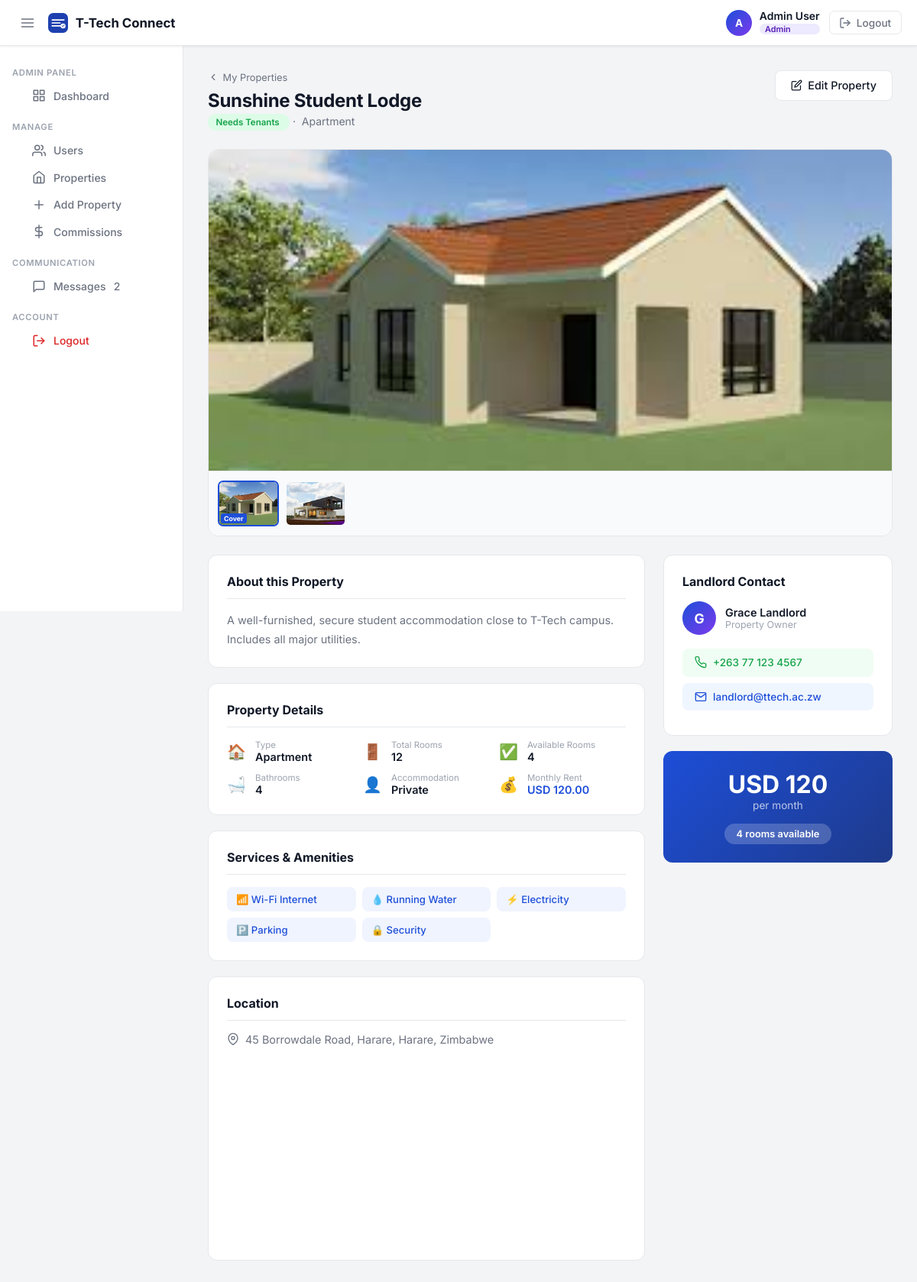
Screenshot of /landlord/property/1 (signed in) with the database file from the repository.
### tables this page shows
CREATE TABLE properties (
                id INTEGER PRIMARY KEY AUTOINCREMENT,
                landlord_id INTEGER NOT NULL,
                title TEXT NOT NULL,
                property_type TEXT DEFAULT 'apartment',
                description TEXT,
                status TEXT DEFAULT 'available',
                is_shared INTEGER DEFAULT 0,
                total_rooms INTEGER DEFAULT 1,
                available_rooms INTEGER DEFAULT 1,
                bathrooms INTEGER DEFAULT 1,
                price_per_month REAL NOT NULL,
                currency TEXT DEFAULT 'USD',
                address TEXT,
                city TEXT,
                country TEXT DEFAULT 'Zimbabwe',
                latitude REAL,
                longitude REAL,
                services TEXT DEFAULT '[]',
                contact_phone TEXT,
                contact_email TEXT,
                is_active INTEGER DEFAULT 1,
                created_at TIMESTAMP DEFAULT CURRENT_TIMESTAMP,
                updated_at TIMESTAMP DEFAULT CURRENT_TIMESTAMP, nearby_landmark TEXT DEFAULT '', student_friendly INTEGER DEFAULT 0,
                FOREIGN KEY (landlord_id) REFERENCES users(id)
            );

CREATE TABLE property_images (
                id INTEGER PRIMARY KEY AUTOINCREMENT,
                property_id INTEGER NOT NULL,
                filename TEXT NOT NULL,
                is_primary INTEGER DEFAULT 0,
                uploaded_at TIMESTAMP DEFAULT CURRENT_TIMESTAMP,
                FOREIGN KEY (property_id) REFERENCES properties(id)
            );

CREATE TABLE users (
                id INTEGER PRIMARY KEY AUTOINCREMENT,
                full_name TEXT NOT NULL,
                email TEXT UNIQUE NOT NULL,
                password_hash TEXT NOT NULL,
                role TEXT DEFAULT 'student',
                is_active INTEGER DEFAULT 1,
                created_at TIMESTAMP DEFAULT CURRENT_TIMESTAMP,
                last_login TIMESTAMP
            , phone TEXT, last_seen TIMESTAMP, google_id TEXT);

### Backend/app.py (the view)
@app.route('/landlord/property/<int:pid>')
@login_required
def property_view(pid):
    with get_db() as conn:
        prop = conn.execute(
            """SELECT p.*, u.full_name as landlord_name, u.id as landlord_user_id
               FROM properties p JOIN users u ON p.landlord_id = u.id
               WHERE p.id=? AND p.is_active=1""", (pid,)
        ).fetchone()
    if not prop:
        flash('Property not found.', 'error')
        return redirect(url_for('dashboard'))
    d = {**dict(prop), 'services': json.loads(prop['services'] or '[]'),
         'images': _get_images(pid)}
    d['commission'] = round(d['price_per_month'] * 0.05, 2)
    uid  = session['user_id']
    role = session.get('user_role')
    paid = True if role in ('landlord', 'admin') else has_paid(uid, pid)
    return render_template('property_view.html', prop=d, maps_key=GOOGLE_MAPS_API_KEY,
                           user_name=session.get('user_name'),
                           user_role=role,
                           user_email=session.get('user_email'),
                           current_user_id=uid,
                           has_paid=paid,
                           unread_count=get_unread_count(uid))

### Backend/app.py (called while the page is built)
def get_db():
    os.makedirs(os.path.dirname(DB_PATH), exist_ok=True)
    conn = sqlite3.connect(DB_PATH)
    conn.row_factory = sqlite3.Row
    return conn

def login_required(f):
    @wraps(f)
    def decorated(*args, **kwargs):
        if 'user_id' not in session:
            return redirect(url_for('login'))
        return f(*args, **kwargs)
    return decorated

def get_unread_count(user_id):
    with get_db() as conn:
        row = conn.execute("""
            SELECT COUNT(*) as cnt FROM messages m
            JOIN conversation_members cm
                ON m.conversation_id = cm.conversation_id AND cm.user_id = ?
            WHERE m.sender_id != ?
              AND (m.sent_at > cm.last_read_at OR cm.last_read_at IS NULL)
              AND m.is_deleted = 0
        """, (user_id, user_id)).fetchone()
        return row['cnt'] if row else 0

def _get_images(property_id):
    with get_db() as conn:
        rows = conn.execute(
            "SELECT * FROM property_images WHERE property_id=? ORDER BY is_primary DESC, uploaded_at ASC",
            (property_id,)
        ).fetchall()
    return [dict(r) for r in rows]

### Frontend/templates/property_view.html (shortened to what this page needs)
<!DOCTYPE html>
<html lang="en">
<head>
  <link rel="stylesheet" href="{{ url_for('static', filename='css/landlord.css') }}" />
  <link rel="stylesheet" href="{{ url_for('static', filename='css/property_form.css') }}" />
</head>
<body>
{% include '_topbar.html' %}
<div class="layout">
  {% include '_sidebar.html' %}
  <main class="page-main">
    <div class="page-header">
      <div>
        <a href="/landlord" class="back-crumb">
          <svg width="14" height="14" viewBox="0 0 24 24" fill="none" stroke="currentColor" stroke-width="2" stroke-linecap="round"><polyline points="15 18 9 12 15 6"/></svg>
          My Properties
        </a>
        <h1 class="page-title">{{ prop.title }}</h1>
        <p class="page-sub">
          <span class="status-badge status-{{ prop.status }}">
            {% if prop.status == 'available' %}Needs Tenants
            {% elif prop.status == 'occupied' %}Occupied
            {% elif prop.status == 'partial' %}Partially Occupied
            {% else %}Maintenance{% endif %}
          </span>
          &nbsp;·&nbsp; {{ prop.property_type|title }}
        </p>
      </div>
      {% if user_role in ('landlord','admin') %}
      <div class="header-actions">
        <a href="/landlord/property/{{ prop.id }}/edit" class="btn-outline">
          <svg width="15" height="15" viewBox="0 0 24 24" fill="none" stroke="currentColor" stroke-width="2" stroke-linecap="round"><path d="M11 4H4a2 2 0 0 0-2 2v14a2 2 0 0 0 2 2h14a2 2 0 0 0 2-2v-7"/><path d="M18.5 2.5a2.121 2.121 0 0 1 3 3L12 15l-4 1 1-4 9.5-9.5z"/></svg>
          Edit Property
        </a>
      </div>
      {% endif %}
    </div>
    {% if prop.images %}
    <div class="gallery-wrap">
      <div class="gallery-main">
        <img id="gallery-hero"
             src="{{ url_for('static', filename='uploads/properties/' + prop.images[0].filename) }}"
             alt="{{ prop.title }}" class="gallery-hero-img" />
      </div>
      {% if prop.images|length > 1 %}
      <div class="gallery-thumbs">
        {% for img in prop.images %}
        <div class="gallery-thumb {% if loop.first %}gallery-thumb--active{% endif %}"
             data-src="{{ url_for('static', filename='uploads/properties/' + img.filename) }}"
             onclick="gallerySelect(this)">
          <img src="{{ url_for('static', filename='uploads/properties/' + img.filename) }}"
               alt="Photo {{ loop.index }}" />
          {% if img.is_primary %}<span class="gallery-cover-badge">Cover</span>{% endif %}
        </div>
        {% endfor %}
      </div>
      {% endif %}
    </div>
    {% endif %}
    <div class="view-layout">
      <div class="view-main">
        {% if prop.description %}
        <div class="detail-card">
          <h3 class="detail-card-title">About this Property</h3>
          <p class="detail-desc">{{ prop.description }}</p>
        </div>
        {% endif %}
        <div class="detail-card">
          <h3 class="detail-card-title">Property Details</h3>
          <div class="spec-grid">
            <div class="spec-item">
              <span class="spec-icon">🏠</span>
              <div><span class="spec-label">Type</span><span class="spec-val">{{ prop.property_type|title }}</span></div>
            </div>
            <div class="spec-item">
              <span class="spec-icon">🚪</span>
              <div><span class="spec-label">Total Rooms</span><span class="spec-val">{{ prop.total_rooms }}</span></div>
            </div>
            <div class="spec-item">
              <span class="spec-icon">✅</span>
              <div><span class="spec-label">Available Rooms</span><span class="spec-val">{{ prop.available_rooms }}</span></div>
            </div>
            <div class="spec-item">
              <span class="spec-icon">🛁</span>
              <div><span class="spec-label">Bathrooms</span><span class="spec-val">{{ prop.bathrooms }}</span></div>
            </div>
            <div class="spec-item">
              <span class="spec-icon">{{ '👥' if prop.is_shared else '👤' }}</span>
              <div><span class="spec-label">Accommodation</span><span class="spec-val">{{ 'Shared' if prop.is_shared else 'Private' }}</span></div>
            </div>
            <div class="spec-item">
              <span class="spec-icon">💰</span>
              <div><span class="spec-label">Monthly Rent</span><span class="spec-val spec-price">{{ prop.currency }} {{ "%.2f"|format(prop.price_per_month) }}</span></div>
            </div>
          </div>
        </div>
        {% if prop.services %}
        <div class="detail-card">
          <h3 class="detail-card-title">Services & Amenities</h3>
          {% set service_map = {
            'wifi':'📶 Wi-Fi Internet','water':'💧 Running Water','electricity':'⚡ Electricity',
            'parking':'🅿️ Parking','security':'🔒 Security','laundry':'🫧 Laundry',
            'kitchen':'🍳 Kitchen','dstv':'📺 DSTV','garden':'🌿 Garden',
            'gym':'🏋️ Gym','cctv':'📷 CCTV','borehole':'🪣 Borehole'
          } %}
          <div class="services-view-grid">
            {% for svc in prop.services %}
            <div class="svc-view-item">{{ service_map.get(svc, svc|title) }}</div>
            {% endfor %}
          </div>
        </div>
        {% endif %}
        <div class="detail-card">
          <h3 class="detail-card-title">Location</h3>
          {% if user_role in ('admin', 'landlord') %}
          <p class="detail-address">
            <svg width="16" height="16" viewBox="0 0 24 24" fill="none" stroke="currentColor" stroke-width="2" stroke-linecap="round" stroke-linejoin="round"><path d="M21 10c0 7-9 13-9 13s-9-6-9-13a9 9 0 0 1 18 0z"/><circle cx="12" cy="10" r="3"/></svg>
            {{ prop.address }}{% if prop.city %}, {{ prop.city }}{% endif %}{% if prop.country %}, {{ prop.country }}{% endif %}
          </p>
          {% if prop.latitude and prop.longitude %}
          <div class="map-wrap map-wrap-sm">
            <div id="google-map"></div>
          </div>
          {% endif %}
          {% endif %}
        </div>
      </div>
      <div class="view-sidebar">
        {% if has_paid and user_role == 'admin' %}
        <div class="contact-card">
          <h3 class="contact-title">Landlord Contact</h3>
          <div class="landlord-row">
            <div class="landlord-avatar">{{ prop.landlord_name[0].upper() if prop.landlord_name else 'L' }}</div>
            <div>
              <div class="landlord-name">{{ prop.landlord_name }}</div>
              <div class="landlord-sub">Property Owner</div>
            </div>
          </div>
          {% if prop.contact_phone %}
          <a href="tel:{{ prop.contact_phone }}" class="contact-btn contact-phone">
            {{ prop.contact_phone }}
          </a>
          {% endif %}
          {% if prop.contact_email %}
          <a href="mailto:{{ prop.contact_email }}" class="contact-btn contact-email">
            <svg width="16" height="16" viewBox="0 0 24 24" fill="none" stroke="currentColor" stroke-width="2" stroke-linecap="round" stroke-linejoin="round"><path d="M4 4h16c1.1 0 2 .9 2 2v12c0 1.1-.9 2-2 2H4c-1.1 0-2-.9-2-2V6c0-1.1.9-2 2-2z"/><polyline points="22,6 12,13 2,6"/></svg>
            {{ prop.contact_email }}
          </a>
          {% endif %}
        </div>
        {% endif %}
        <div class="price-card">
          <span class="big-price">{{ prop.currency }} {{ "%.0f"|format(prop.price_per_month) }}</span>
          <span class="per-month">per month</span>
          {% if prop.available_rooms > 0 %}
          <div class="avail-tag">{{ prop.available_rooms }} room{{ 's' if prop.available_rooms != 1 }} available</div>
          {% else %}
          <div class="avail-tag avail-full">Fully occupied</div>
          {% endif %}
        </div>
      </div>
    </div>
  </main>
</div>
</body>
</html>

### Frontend/static/css/property_form.css (style rules this page uses)
.map-wrap { margin-top: 1rem; }
#google-map { width: 100%; height: 100%; }

### Frontend/templates/property_view.html (style rules this page uses)
.gallery-wrap { background: var(--white); border: 1px solid var(--border); border-radius: 14px; overflow: hidden; margin-bottom: 1.5rem; }
.gallery-hero-img { width: 100%; max-height: 420px; object-fit: cover; display: block; cursor: zoom-in; }
.gallery-thumbs { display: flex; gap: .5rem; padding: .75rem; overflow-x: auto; background: #f8fafc; border-top: 1px solid var(--border); }
.gallery-thumb { width: 80px; height: 60px; flex-shrink: 0; border-radius: 7px; overflow: hidden; border: 2px solid transparent; cursor: pointer; position: relative; transition: border-color .15s; }
.gallery-thumb img { width: 100%; height: 100%; object-fit: cover; display: block; }
.gallery-thumb--active { border-color: var(--primary); }
.gallery-cover-badge { position: absolute; bottom: 2px; left: 2px; background: var(--primary); color: #fff; font-size: .55rem; font-weight: 700; padding: 1px 4px; border-radius: 3px; }

### rows the page displays
properties: title "Sunshine Student Lodge", property_type "Apartment", description "A well-furnished, secure student accommodation close to T-Tech campus. Includes all major utilities.", total_rooms "12", available_rooms "4", bathrooms "4", is_shared "👤", is_shared "Private", currency "USD", price_per_month "120.00", address "45 Borrowdale Road, Harare", city "Harare", country "Zimbabwe", contact_phone "+263 77 123 4567", contact_email "landlord@ttech.ac.zw", price_per_month "120", available_rooms "s"
property_images: filename (picture), is_primary "Cover"
property_images: filename (picture)
users: full_name "G", landlord_name "Grace Landlord"

### other values shown
{{ user_name[0].upper() if user_name else 'L' }} "A"
{{ user_name }} "Admin User"
{{ role_label.get(user_role, user_role|title) }} "Admin"
{{ unread_count or '' }} "2"
{{ service_map.get(svc, svc|title) }} "📶 Wi-Fi Internet" "💧 Running Water" "⚡ Electricity" "🅿️ Parking" "🔒 Security"
